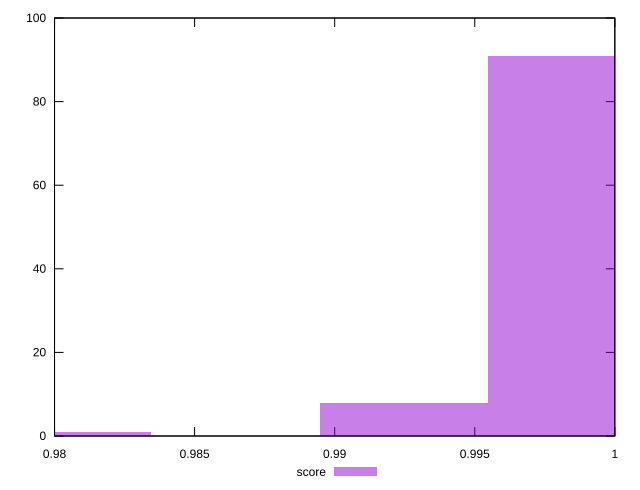

The script that saved this image:
reset

$score <<EOF
0.9804446326705631 1
0.9984896259098986 91
0.9924746281634534 8
EOF

set key outside below
set boxwidth 0.006014997746445172
set xrange [0.98:1]
set yrange [0:100]
set trange [0:100]
set style fill transparent solid 0.5 noborder
set terminal svg size 640, 490 enhanced background rgb 'white'
set output "report_00026_2021-02-22T21:38:55.199Z/speed-index/samples/pages+cached+noadtech+nomedia/score/histogram.svg"

plot $score title "score" with boxes

reset
